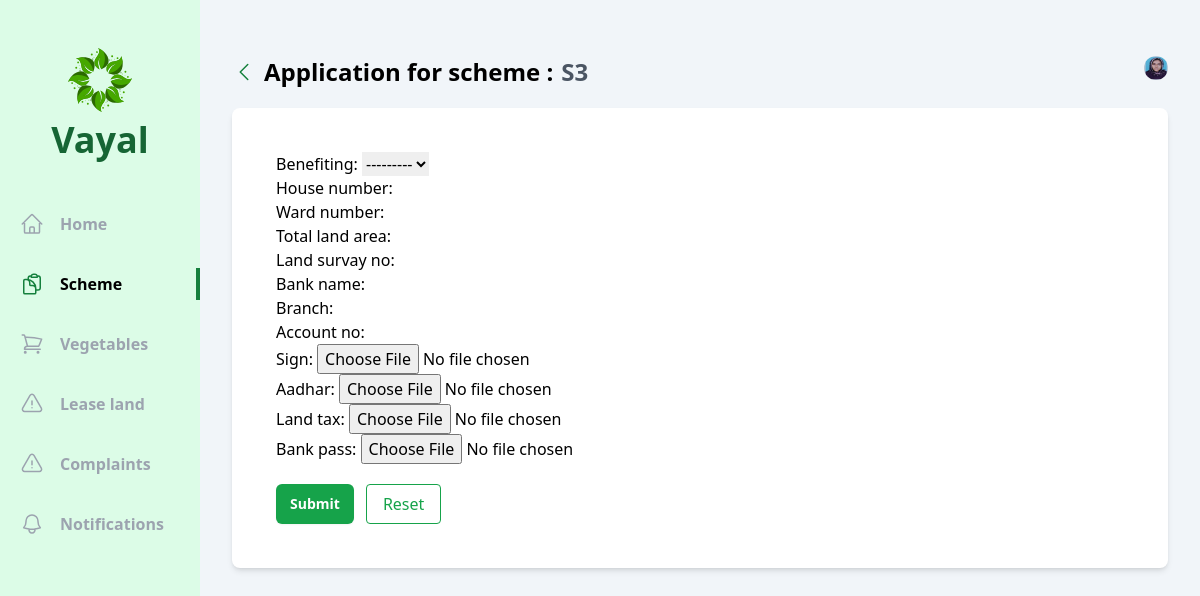
Page /user/schemes/2/scheme_apply/ (signed in) on the committed database.
### officer/models.py (models this page shows, shortened)
class Scheme(models.Model):
    officer=models.ForeignKey(Agricultural_officer, on_delete=models.CASCADE)
    name=models.CharField(max_length=250)
    type=models.CharField(max_length=50,choices=schem_type)
    description=models.CharField(max_length=250)
    criteria=models.CharField(max_length=250)
    cast_eligibility = models.CharField(max_length=50,choices=scheme_cast,default='All')
    land_ownership=models.CharField(max_length=20, choices=land,default='All')
    posted_date=models.DateTimeField(auto_now_add=True)
    start_date=models.DateField()
    end_date=models.DateField()

class Vayal_User(models.Model):
    account = models.OneToOneField(User, on_delete=models.CASCADE)
    name=models.CharField(max_length=225)
    dob=models.DateField()
    gender= models.CharField(max_length=20, choices=gender)
    phone_number = models.CharField(max_length=10)
    aadhar_number= models.CharField(max_length=12)
    cast=models.CharField(max_length=20, choices=cast)
    house_name=models.CharField(max_length=225)
    place=models.CharField(max_length=225)
    village=models.CharField(max_length=225)
    pincode = models.CharField(max_length=6)
    muncipality=models.CharField(max_length=225,default="Kozhikode")
    district=models.CharField(max_length=225,default="Kozhikode")
    land_ownership=models.CharField(max_length=20, choices=land)
    photo=models.ImageField(upload_to='photos/')
    joined_date=models.DateTimeField(auto_now_add=True)
    vegetable_permission_applied=models.CharField(max_length=225,default="False")
    vegetable_permission=models.CharField(max_length=225, choices=vegetable_permission_status,default="Pending")

### vayal_user/views/schemes.py (the view, shortened to what this page needs)
# urls.py: path('schemes/<int:id>/scheme_apply/',schemes.scheme_apply,name='scheme_apply'),
def scheme_apply(request,id):
    vayal_user = Vayal_User.objects.get(account=request.user)
    scheme= Scheme.objects.get(id=id)
    form=SchemeApplicationForm(instance=scheme)
    context = {
        'form': form,
        'scheme':scheme,
        'vayal_user': vayal_user,
    }
    return render(request,'vayal_user/schemes/scheme_application.html',context)

### officer/forms.py
class SchemeApplicationForm(ModelForm):
    class Meta:
        model=SchemeApplication
        fields=['benefiting','house_number','ward_number','total_land_area','land_survay_no',
                'bank_name','branch','account_no','sign','aadhar','land_tax','bank_pass']

### vayal_user/templates/vayal_user/schemes/scheme_application.html (shortened to what this page needs)
{% extends 'base.html' %}
{% load tailwind_filters %}
{% block content %}
<div class="flex  bg-slate-100">
  <div class="w-2/12 bg-green-100 flex flex-col items-center pb-10">
      <div class="my-12 flex flex-col gap-2 justify-center items-center">
          <h1 class="text-4xl font-bold text-green-800 ">Vayal</h1>
      </div>
      <ul class="flex flex-col gap-7 w-full font-bold text-gray-400">
        <li class="w-full flex items-center px-5 py-1 gap-4 group hover:text-gray-500 cursor-pointer hover:border-green-700 hover:border-r-4">
              <a href="{% url 'vayal_user:home' %}">Home</a>
          </li>
          <li class="w-full flex items-center px-5 py-1 gap-4 border-r-4 text-black border-green-700">
              <a href="{% url 'vayal_user:schemes' %}">Scheme</a>
          </li>
          <li class="w-full flex items-center px-5 py-1 gap-4 group hover:text-gray-500 cursor-pointer hover:border-green-700 hover:border-r-4">
            <a href="{% url 'vayal_user:schemes' %}">Vegetables</a>
        </li>
        <li class="w-full flex items-center px-5 py-1 gap-4 group hover:text-gray-500 cursor-pointer hover:border-green-700 hover:border-r-4">
            <a href="{% url 'vayal_user:lease_land' %}">Lease land</a>
        </li>
        <li class="w-full flex items-center px-5 py-1 gap-4 group hover:text-gray-500 cursor-pointer hover:border-green-700 hover:border-r-4">
            <a href="{% url 'vayal_user:complaints' %}">Complaints</a>
        </li>
        <li class="w-full flex items-center px-5 py-1 gap-4 group hover:text-gray-500 cursor-pointer hover:border-green-700 hover:border-r-4">
            <a href="{% url 'vayal_user:notifications' %}">Notifications</a>
        </li>
      </ul>
    </div>
    <div class="w-10/12 h-screen overflow-y-auto px-8 py-14">
      <div class="flex justify-between mb-5">
        <div class="flex items-center gap-2">
            <a class="text-green-700" href ="{% url 'vayal_user:details_schemes' scheme.id  %}">
                <svg xmlns="http://www.w3.org/2000/svg" fill="none" viewBox="0 0 24 24" stroke-width="1.5" stroke="currentColor" class="w-6 h-6">
                    <path stroke-linecap="round" stroke-linejoin="round" d="M15.75 19.5L8.25 12l7.5-7.5" />
                </svg>
            </a>
            <h1 class="text-2xl font-bold">Application for scheme : </h1><h1 class="text-2xl font-bold text-gray-600">{{scheme.name}}</h1>
        </div>
          <div class="relative">
            <img id="profile" src="/uploads/{{vayal_user.photo}}" class="h-6 w-6 rounded-full cursor-pointer" alt="">
          </div>
      </div>
      <div class=" mx-auto   p-6 bg-white rounded-lg shadow-md ">
        <div class"mt-10">
            <div class="bg-white rounded p-5">
                <form method="post" enctype="multipart/form-data">
                    {{form|crispy}}
                    <div class="flex gap-3 mt-5">
                        <button type='submit' value='save' class="rounded-md bg-green-600 hover:bg-green-700 px-3.5 py-2.5 text-sm font-semibold text-white shadow-sm focus-visible:outline focus-visible:outline-2 focus-visible:outline-offset-2 focus-visible:outline-indigo-600">Submit</button>
                   <button type='reset' value='clear' class="text-green-600 border rounded border-green-600 px-4 py-1">Reset</button>
                    </div>
                </form>
            </div>
        </div>
    </div>
</div>
{% endblock content %}

### rows in the picture
Scheme: name "S3"
Vayal_User: photo (picture)
